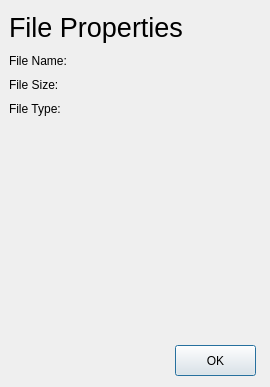
<?xml version="1.0" encoding="UTF-8"?>
<ui version="4.0">
 <class>Properties</class>
 <widget class="QDialog" name="Properties">
  <property name="geometry">
   <rect>
    <x>0</x>
    <y>0</y>
    <width>270</width>
    <height>387</height>
   </rect>
  </property>
  <property name="windowTitle">
   <string>Dialog</string>
  </property>
  <widget class="QLabel" name="label">
   <property name="geometry">
    <rect>
     <x>9</x>
     <y>9</y>
     <width>251</width>
     <height>37</height>
    </rect>
   </property>
   <property name="font">
    <font>
     <pointsize>20</pointsize>
    </font>
   </property>
   <property name="text">
    <string>File Properties</string>
   </property>
  </widget>
  <widget class="QLabel" name="fileName">
   <property name="geometry">
    <rect>
     <x>9</x>
     <y>52</y>
     <width>251</width>
     <height>18</height>
    </rect>
   </property>
   <property name="text">
    <string>File Name:</string>
   </property>
  </widget>
  <widget class="QLabel" name="fileSize">
   <property name="geometry">
    <rect>
     <x>9</x>
     <y>76</y>
     <width>251</width>
     <height>18</height>
    </rect>
   </property>
   <property name="text">
    <string>File Size:</string>
   </property>
  </widget>
  <widget class="QLabel" name="fileType">
   <property name="geometry">
    <rect>
     <x>9</x>
     <y>100</y>
     <width>251</width>
     <height>18</height>
    </rect>
   </property>
   <property name="text">
    <string>File Type:</string>
   </property>
  </widget>
  <widget class="QPushButton" name="pushButton">
   <property name="geometry">
    <rect>
     <x>175</x>
     <y>345</y>
     <width>81</width>
     <height>31</height>
    </rect>
   </property>
   <property name="text">
    <string>OK</string>
   </property>
   <property name="icon">
    <iconset theme="dialog-ok"/>
   </property>
  </widget>
 </widget>
 <resources/>
 <connections/>
</ui>
